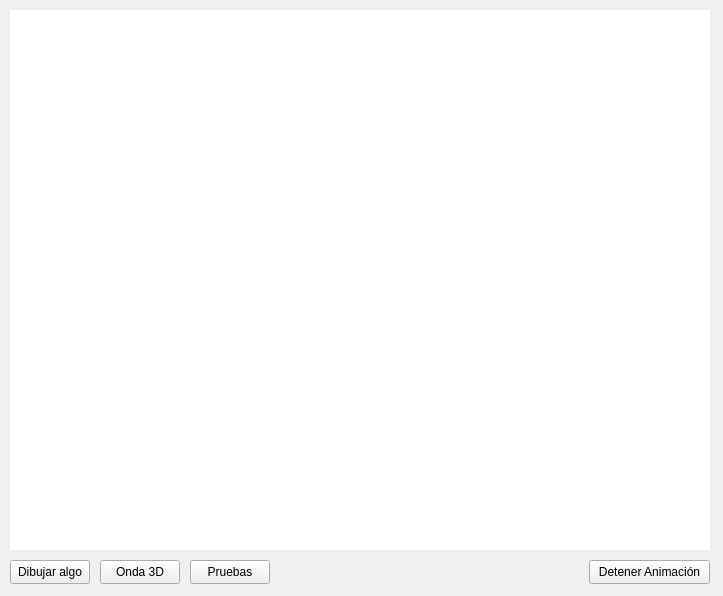
<?xml version="1.0" encoding="UTF-8"?>
<ui version="4.0">
 <class>MainWindow</class>
 <widget class="QMainWindow" name="MainWindow">
  <property name="geometry">
   <rect>
    <x>0</x>
    <y>0</y>
    <width>723</width>
    <height>596</height>
   </rect>
  </property>
  <property name="windowTitle">
   <string>maia-c++</string>
  </property>
  <widget class="QWidget" name="centralwidget">
   <widget class="QPushButton" name="WaveAnimation">
    <property name="geometry">
     <rect>
      <x>10</x>
      <y>560</y>
      <width>80</width>
      <height>24</height>
     </rect>
    </property>
    <property name="text">
     <string>Dibujar algo</string>
    </property>
   </widget>
   <widget class="QLabel" name="screen">
    <property name="geometry">
     <rect>
      <x>10</x>
      <y>10</y>
      <width>700</width>
      <height>540</height>
     </rect>
    </property>
    <property name="styleSheet">
     <string notr="true">background-color: rgb(255, 255, 255);</string>
    </property>
    <property name="text">
     <string/>
    </property>
   </widget>
   <widget class="QPushButton" name="Wave3DAnimation">
    <property name="geometry">
     <rect>
      <x>100</x>
      <y>560</y>
      <width>80</width>
      <height>24</height>
     </rect>
    </property>
    <property name="text">
     <string>Onda 3D</string>
    </property>
   </widget>
   <widget class="QPushButton" name="StopAnimation">
    <property name="geometry">
     <rect>
      <x>589</x>
      <y>560</y>
      <width>121</width>
      <height>24</height>
     </rect>
    </property>
    <property name="text">
     <string>Detener Animación</string>
    </property>
   </widget>
   <widget class="QPushButton" name="ButtonTests">
    <property name="geometry">
     <rect>
      <x>190</x>
      <y>560</y>
      <width>80</width>
      <height>24</height>
     </rect>
    </property>
    <property name="text">
     <string>Pruebas</string>
    </property>
   </widget>
  </widget>
 </widget>
 <resources/>
 <connections/>
</ui>
